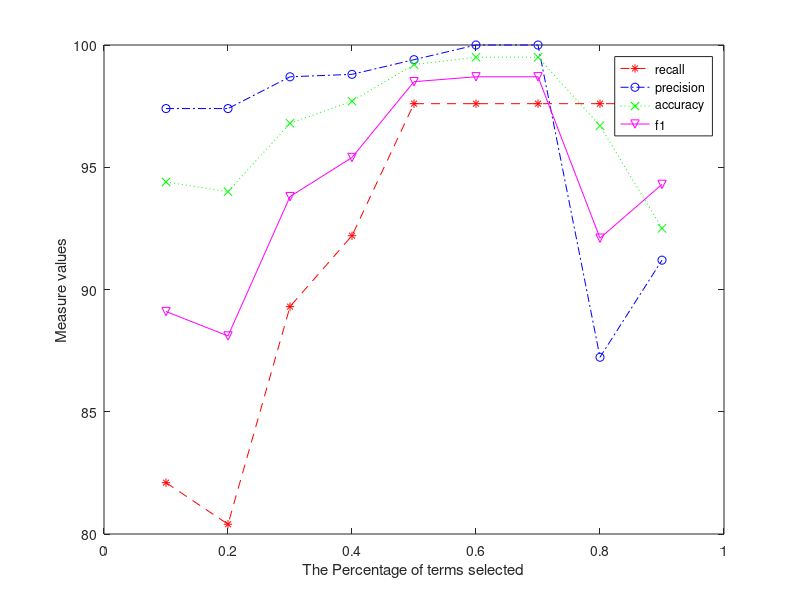

The MATLAB script that drew this image:
 x = 0.1:0.1:0.9;
 recall = [82.1,80.4,89.3,92.2,97.6,97.6,97.6,97.6,97.6];
 precision = [97.4,97.4,98.7,98.8,99.4,100.0,100.0,87.23,91.2];
 accu = [94.4,94.0,96.8,97.7,99.2,99.5,99.5,96.7,92.5];
 f1 = [89.1,88.1,93.8,95.4,98.5,98.7,98.7,92.1,94.3];
 
% m = ['h','o','*','.','x','s','d','^','v','>','<','p','h'];


plot(x,recall,'--r*',x,precision,'-.bo',x,accu,':gx',x,f1,'-mv');
 
 legend('recall','precision','accuracy','f1');
 ylabel('Measure values');
 xlabel('The Percentage of terms selected');